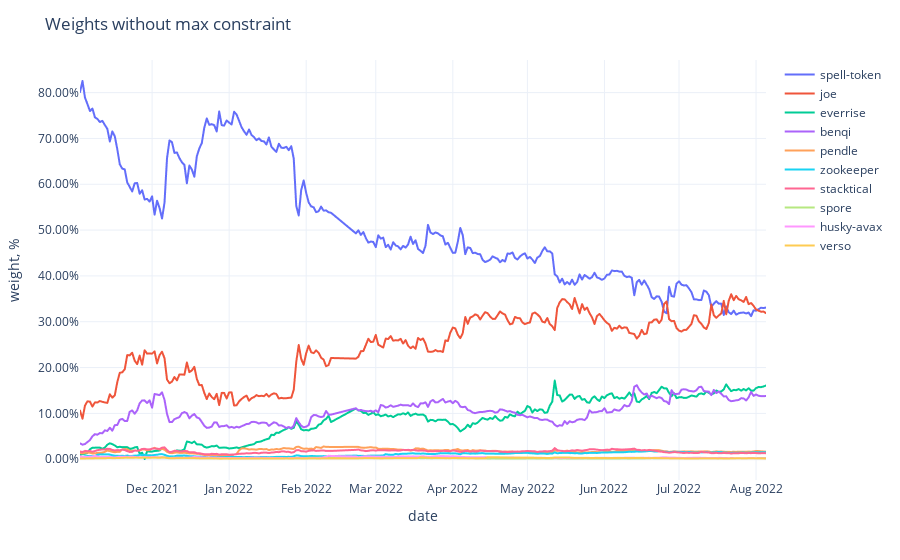

The cell this chart's notebook holds for it:
### Code cell
fig = px.line(weights,
              labels={'value': 'weight, %', 'variable': ''})
fig.update_traces(
    hovertemplate="%{y}"
)
fig.update_yaxes(
    tickformat=".2%",
)
fig.update_xaxes(
    showspikes=True,
    spikethickness=2,
    spikedash="dot",
    spikecolor="#999999",
    spikemode="across",
)
fig.update_layout(
    ## showlegend=False,
    hovermode="x",
    hoverdistance=100,  ## Distance to show hover label of data point
    spikedistance=1000,  ## Distance to show spike
    template='plotly_white',
    title='Weights without max constraint'
)

### Figure 1 — Plotly figure (JSON) as saved in the notebook; plotly's stock layout.template omitted (floating-point values rounded to 4 significant figures; data arrays with more than 128 entries replaced by an {"elided": "..."} marker saying what was removed)
{"data": [{"hovertemplate": "%{y}", "legendgroup": "spell-token", "line": {"color": "#636efa", "dash": "solid"}, "marker": {"symbol": "circle"}, "mode": "lines", "name": "spell-token", "showlegend": true, "type": "scattergl", "x": {"elided": "268 str values"}, "xaxis": "x", "y": {"elided": "268 float values"}, "yaxis": "y"}, {"hovertemplate": "%{y}", "legendgroup": "joe", "line": {"color": "#EF553B", "dash": "solid"}, "marker": {"symbol": "circle"}, "mode": "lines", "name": "joe", "showlegend": true, "type": "scattergl", "x": {"elided": "268 str values"}, "xaxis": "x", "y": {"elided": "268 float values"}, "yaxis": "y"}, {"hovertemplate": "%{y}", "legendgroup": "everrise", "line": {"color": "#00cc96", "dash": "solid"}, "marker": {"symbol": "circle"}, "mode": "lines", "name": "everrise", "showlegend": true, "type": "scattergl", "x": {"elided": "268 str values"}, "xaxis": "x", "y": {"elided": "268 float values"}, "yaxis": "y"}, {"hovertemplate": "%{y}", "legendgroup": "benqi", "line": {"color": "#ab63fa", "dash": "solid"}, "marker": {"symbol": "circle"}, "mode": "lines", "name": "benqi", "showlegend": true, "type": "scattergl", "x": {"elided": "268 str values"}, "xaxis": "x", "y": {"elided": "268 float values"}, "yaxis": "y"}, {"hovertemplate": "%{y}", "legendgroup": "pendle", "line": {"color": "#FFA15A", "dash": "solid"}, "marker": {"symbol": "circle"}, "mode": "lines", "name": "pendle", "showlegend": true, "type": "scattergl", "x": {"elided": "268 str values"}, "xaxis": "x", "y": {"elided": "268 float values"}, "yaxis": "y"}, {"hovertemplate": "%{y}", "legendgroup": "zookeeper", "line": {"color": "#19d3f3", "dash": "solid"}, "marker": {"symbol": "circle"}, "mode": "lines", "name": "zookeeper", "showlegend": true, "type": "scattergl", "x": {"elided": "268 str values"}, "xaxis": "x", "y": {"elided": "268 float values"}, "yaxis": "y"}, {"hovertemplate": "%{y}", "legendgroup": "stacktical", "line": {"color": "#FF6692", "dash": "solid"}, "marker": {"symbol": "circle"}, "mode": "lines", "name": "stacktical", "showlegend": true, "type": "scattergl", "x": {"elided": "268 str values"}, "xaxis": "x", "y": {"elided": "268 float values"}, "yaxis": "y"}, {"hovertemplate": "%{y}", "legendgroup": "spore", "line": {"color": "#B6E880", "dash": "solid"}, "marker": {"symbol": "circle"}, "mode": "lines", "name": "spore", "showlegend": true, "type": "scattergl", "x": {"elided": "268 str values"}, "xaxis": "x", "y": {"elided": "268 float values"}, "yaxis": "y"}, {"hovertemplate": "%{y}", "legendgroup": "husky-avax", "line": {"color": "#FF97FF", "dash": "solid"}, "marker": {"symbol": "circle"}, "mode": "lines", "name": "husky-avax", "showlegend": true, "type": "scattergl", "x": {"elided": "268 str values"}, "xaxis": "x", "y": {"elided": "268 float values"}, "yaxis": "y"}, {"hovertemplate": "%{y}", "legendgroup": "verso", "line": {"color": "#FECB52", "dash": "solid"}, "marker": {"symbol": "circle"}, "mode": "lines", "name": "verso", "showlegend": true, "type": "scattergl", "x": {"elided": "268 str values"}, "xaxis": "x", "y": {"elided": "268 float values"}, "yaxis": "y"}], "layout": {"autosize": true, "hoverdistance": 100, "hovermode": "x", "legend": {"title": {"text": ""}, "tracegroupgap": 0}, "margin": {"t": 60}, "spikedistance": 1000, "title": {"text": "Weights without max constraint"}, "xaxis": {"anchor": "y", "autorange": true, "domain": [0, 1], "range": ["2021-11-02", "2022-08-05"], "showspikes": true, "spikecolor": "#999999", "spikedash": "dot", "spikemode": "across", "spikethickness": 2, "title": {"text": "date"}, "type": "date"}, "yaxis": {"anchor": "x", "autorange": true, "domain": [0, 1], "range": [-0.04537, 0.8712], "tickformat": ".2%", "title": {"text": "weight, %"}, "type": "linear"}}}
